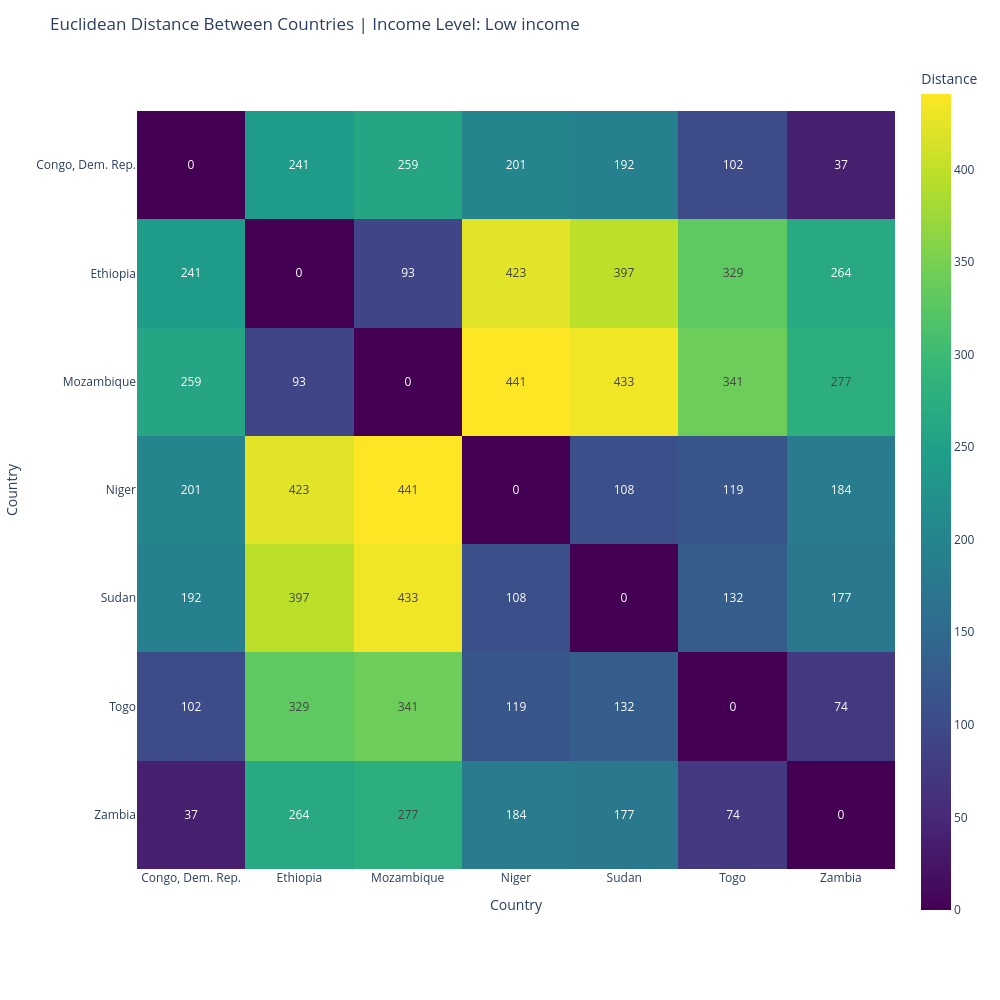

Source (notebook cell):
### Code cell
pca_low, pca_coordinates_low, series_labels_low = run_pca_for_income_level("Low income")

### Figure 1 — Plotly figure (JSON) as saved in the notebook; plotly's stock layout.template omitted (floating-point values rounded to 4 significant figures)
{"data": [{"coloraxis": "coloraxis", "hovertemplate": "Country: %{x}<br>Country: %{y}<br>Distance: %{z}<extra></extra>", "name": "0", "texttemplate": "%{z:.0f}", "type": "heatmap", "x": ["Congo, Dem. Rep.", "Ethiopia", "Mozambique", "Niger", "Sudan", "Togo", "Zambia"], "xaxis": "x", "y": ["Congo, Dem. Rep.", "Ethiopia", "Mozambique", "Niger", "Sudan", "Togo", "Zambia"], "yaxis": "y", "z": [[0, 241.5, 258.7, 200.8, 192.0, 102.1, 37.05], [241.5, 0, 92.51, 422.5, 396.6, 329.1, 263.8], [258.7, 92.51, 0, 440.7, 432.9, 340.8, 276.8], [200.8, 422.5, 440.7, 0, 108.4, 118.5, 184.2], [192.0, 396.6, 432.9, 108.4, 0, 131.8, 176.7], [102.1, 329.1, 340.8, 118.5, 131.8, 0, 73.84], [37.05, 263.8, 276.8, 184.2, 176.7, 73.84, 0]]}], "layout": {"coloraxis": {"colorbar": {"title": {"text": "Distance"}}, "colorscale": [[0, "#440154"], [0.1111, "#482878"], [0.2222, "#3e4989"], [0.3333, "#31688e"], [0.4444, "#26828e"], [0.5556, "#1f9e89"], [0.6667, "#35b779"], [0.7778, "#6ece58"], [0.8889, "#b5de2b"], [1, "#fde725"]]}, "height": 1000, "margin": {"t": 60}, "title": {"text": "Euclidean Distance Between Countries | Income Level: Low income"}, "width": 1000, "xaxis": {"anchor": "y", "autorange": true, "constrain": "domain", "domain": [0, 1], "range": [-0.5, 6.5], "scaleanchor": "y", "title": {"text": "Country"}, "type": "category"}, "yaxis": {"anchor": "x", "autorange": true, "constrain": "domain", "domain": [0.0593, 0.9407], "range": [6.5, -0.5], "title": {"text": "Country"}, "type": "category"}}}
